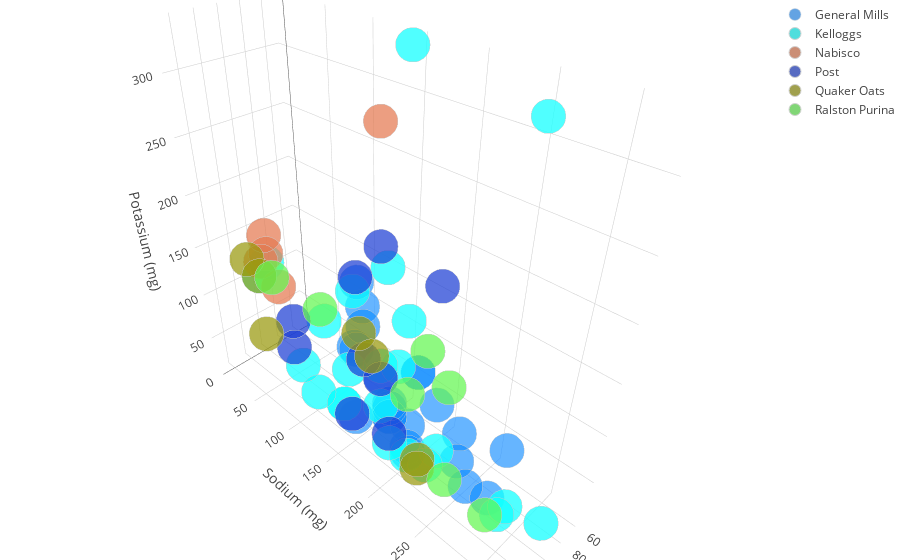

The cell this chart's notebook holds for it:
### Markdown cell above
The above box and whisker plot shows that most cereal manufacturers make cereals around with 6 to 8 grams of sugar per serving. For those who are concious about eating processed sugars they could look to a manufacturer like Nabisco for a solid healthey sugar free breakfast. Those people with a sweet tooth could get the sugary cereals from Kellogs or Post to satisfy their sweet tooth.

### Code cell
trace1 = go.Scatter3d(
    x=df1.Calories,
    y=df1.Sodium,
    z=df1.Potassium,
    name = 'General Mills',
    mode='markers',
    marker=dict(
        color= 'rgba(12, 112, 212, 0.8)',
        size=12,
        line=dict(
            color='rgb(204, 204, 204)',
            width=0.5
        ),
        opacity=0.8
    )
)
trace2 = go.Scatter3d(
    x=df2.Calories,
    y=df2.Sodium,
    z=df2.Potassium,
    name = 'Kelloggs',
    mode='markers',
    marker=dict(
        color='rgba(11, 209, 208, 0.8)',
        size=12,
        symbol='circle',
        line=dict(
            color='rgb(204, 204, 204)',
            width=1
        ),
        opacity=0.9
    )
)
trace3 = go.Scatter3d(
    x=df3.Calories,
    y=df3.Sodium,
    z=df3.Potassium,
    name = 'Nabisco',
    mode='markers',
    marker=dict(
        color='rgba(183, 98, 65, 0.8)',
        size=12,
        symbol='circle',
        line=dict(
            color='rgb(204, 204, 204)',
            width=1
        ),
        opacity=0.9
    )
)
trace4 = go.Scatter3d(
    x=df4.Calories,
    y=df4.Sodium,
    z=df4.Potassium,
    name = 'Post',
    mode='markers',
    marker=dict(
        color='rgba(23, 50, 170, 0.8)',
        size=12,
        symbol='circle',
        line=dict(
            color='rgb(204, 204, 204)',
            width=1
        ),
        opacity=0.9
    )
)
trace5 = go.Scatter3d(
    x=df5.Calories,
    y=df5.Sodium,
    z=df5.Potassium,
    name = 'Quaker Oats',
    mode='markers',
    marker=dict(
        color='rgba(123, 123, 10, 0.8)',
        size=12,
        symbol='circle',
        line=dict(
            color='rgb(204, 204, 204)',
            width=1
        ),
        opacity=0.9
    )
)
trace6 = go.Scatter3d(
    x=df6.Calories,
    y=df6.Sodium,
    z=df6.Potassium,
    name = 'Ralston Purina',
    mode='markers',
    marker=dict(
        color='rgba(80, 198, 65, 0.8)',
        size=12,
        symbol='circle',
        line=dict(
            color='rgb(204, 204, 204)',
            width=1
        ),
        opacity=0.9
    )
)
data = [trace1, trace2, trace3, trace4, trace5, trace6]
layout = go.Layout(
    margin=dict(
        l=0,
        r=0,
        b=0,
        t=0
    ),
    scene = dict(
        xaxis = dict(
            title= 'Calories (Cal)'),
        yaxis = dict(
            title= 'Sodium (mg)'),
        zaxis = dict(
            title='Potassium (mg)'),),
    title=go.layout.Title(
        text='Calories vs Sodium vs Potassium',
        xref='paper',
        x=0
    ),
)
fig = go.Figure(data=data, layout=layout)
py.offline.iplot(fig, filename='Calories vs Sodium vs Potassium')

### Figure 1 — Plotly figure (JSON) as saved in the notebook; plotly's stock layout.template omitted (floating-point values rounded to 4 significant figures)
{"data": [{"marker": {"color": "rgba(12, 112, 212, 0.8)", "line": {"color": "rgb(204, 204, 204)", "width": 0.5}, "opacity": 0.8, "size": 12}, "mode": "markers", "name": "General Mills", "type": "scatter3d", "uid": "d659d021-c51c-4462-88cf-6bae2f40456a", "x": ["110.0", "97.7", "110.0", "120.0", "110.0", "110.0", "110.0", "100.0", "110.0", "110.0", "110.0", "110.0", "100.0", "104.0", "100.0", "110.0", "93.3", "100.0", "110.0", "110.0", "100.0", "110.0"], "y": ["180.0", "157.9", "290.0", "210.0", "140.0", "180.0", "180.0", "140.0", "280.0", "250.0", "260.0", "180.0", "220.0", "136.0", "140.0", "200.0", "126.7", "200.0", "250.0", "140.0", "200.0", "200.0"], "z": ["70.0", "75.2", "105.0", "45.0", "105.0", "55.0", "65.0", "120.0", "45.0", "90.0", "40.0", "55.0", "90.0", "96.0", "140.0", "35.0", "153.3", "110.0", "60.0", "25.0", "110.0", "60.0"]}, {"marker": {"color": "rgba(11, 209, 208, 0.8)", "line": {"color": "rgb(204, 204, 204)", "width": 1}, "opacity": 0.9, "size": 12, "symbol": "circle"}, "mode": "markers", "name": "Kelloggs", "type": "scatter3d", "uid": "e411f30e-81a1-430a-934f-c8712790f988", "x": ["70.0", "50.0", "110.0", "100.0", "110.0", "110.0", "110.0", "110.0", "110.0", "100.0", "90.2", "110.0", "107.7", "106.7", "120.0", "105.3", "90.0", "100.0", "90.2", "90.0", "110.0", "110.0", "110.0"], "y": ["260.0", "140.0", "125.0", "290.0", "90.0", "140.0", "220.0", "125.0", "200.0", "0.0", "180.5", "170.0", "130.8", "100.0", "190.0", "165.4", "170.0", "320.0", "157.9", "0.0", "290.0", "70.0", "230.0"], "z": ["320.0", "330.0", "30.0", "35.0", "20.0", "160.0", "30.0", "30.0", "25.0", "100.0", "142.9", "60.0", "73.1", "106.7", "40.0", "97.7", "90.0", "45.0", "180.5", "110.0", "35.0", "40.0", "55.0"]}, {"marker": {"color": "rgba(183, 98, 65, 0.8)", "line": {"color": "rgb(204, 204, 204)", "width": 1}, "opacity": 0.9, "size": 12, "symbol": "circle"}, "mode": "markers", "name": "Nabisco", "type": "scatter3d", "uid": "697906e5-3779-48d3-873f-4a7c66c45eae", "x": ["70.0", "96.4", "90.0", "90.0", "90.0"], "y": ["130.0", "0.0", "0.0", "0.0", "15.0"], "z": ["280.0", "114.5", "140.0", "120.0", "90.0"]}, {"marker": {"color": "rgba(23, 50, 170, 0.8)", "line": {"color": "rgb(204, 204, 204)", "width": 1}, "opacity": 0.9, "size": 12, "symbol": "circle"}, "mode": "markers", "name": "Post", "type": "scatter3d", "uid": "dc8882ff-b39c-4ddc-8ebd-fd8d0dcf23d2", "x": ["90.0", "96.0", "110.0", "100.0", "100.0", "110.0", "120.0", "110.0", "90.2"], "y": ["210.0", "128.0", "135.0", "45.0", "140.0", "170.0", "75.0", "180.0", "150.4"], "z": ["190.0", "160.0", "25.0", "40.0", "85.0", "90.0", "100.0", "35.0", "195.5"]}, {"marker": {"color": "rgba(123, 123, 10, 0.8)", "line": {"color": "rgb(204, 204, 204)", "width": 1}, "opacity": 0.9, "size": 12, "symbol": "circle"}, "mode": "markers", "name": "Quaker Oats", "type": "scatter3d", "uid": "edecba16-9c59-46b0-bf91-76b6c793255e", "x": ["120.0", "120.0", "120.0", "100.0", "100.0", "100.0", "100.0"], "y": ["15.0", "220.0", "220.0", "150.0", "0.0", "0.0", "135.0"], "z": ["135.0", "35.0", "45.0", "95.0", "30.0", "100.0", "110.0"]}, {"marker": {"color": "rgba(80, 198, 65, 0.8)", "line": {"color": "rgb(204, 204, 204)", "width": 1}, "opacity": 0.9, "size": 12, "symbol": "circle"}, "mode": "markers", "name": "Ralston Purina", "type": "scatter3d", "uid": "190dbb0b-5d3f-4edf-9bae-699ade4a69dc", "x": ["90.0", "110.0", "100.0", "150.0", "150.0", "110.0", "100.0"], "y": ["200.0", "280.0", "190.0", "95.0", "150.0", "240.0", "230.0"], "z": ["125.0", "25.0", "80.0", "170.0", "170.0", "30.0", "115.0"]}], "layout": {"margin": {"b": 0, "l": 0, "r": 0, "t": 0}, "scene": {"xaxis": {"title": {"text": "Calories (Cal)"}}, "yaxis": {"title": {"text": "Sodium (mg)"}}, "zaxis": {"title": {"text": "Potassium (mg)"}}}, "title": {"text": "Calories vs Sodium vs Potassium", "x": 0, "xref": "paper"}}}
